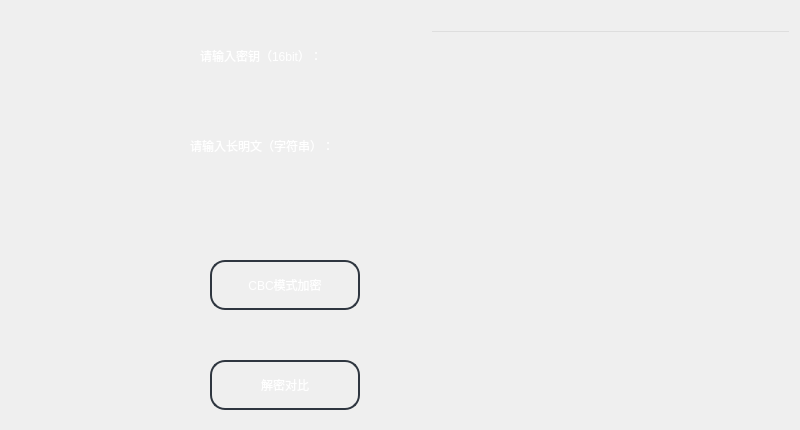
   <widget class="QWidget" name="page_2">
    <widget class="QLabel" name="label_41">
     <property name="geometry">
      <rect>
       <x>190</x>
       <y>120</y>
       <width>201</width>
       <height>51</height>
      </rect>
     </property>
     <property name="styleSheet">
      <string notr="true">    color: white;
font: 10pt &quot;微软雅黑&quot;;</string>
     </property>
     <property name="text">
      <string>请输入长明文（字符串）：</string>
     </property>
    </widget>
    <widget class="QPushButton" name="pushButton_39">
     <property name="geometry">
      <rect>
       <x>210</x>
       <y>260</y>
       <width>150</width>
       <height>50</height>
      </rect>
     </property>
     <property name="minimumSize">
      <size>
       <width>120</width>
       <height>50</height>
      </size>
     </property>
     <property name="styleSheet">
      <string notr="true">/**正常情况下样式**/
QPushButton{
    font: 10pt &quot;微软雅黑&quot;;
    color: white;
    background-color: transparent; /* 设置为透明 */
    border-color: #2f3640;
    border-radius: 15px;
    border-style: solid;
    border-width: 2px;
    padding: 5px;
}

/**鼠标停留在按钮上的样式**/
QPushButton:hover{   
    color: #FFFFFF;
    background-color: #a2375a;
    border-color: #2f3640;
}

/**鼠标按压下去的样式**/
QPushButton:pressed, QPushButton:checked{
    color: #FFFFFF;
    background-color: qlineargradient(spread:pad, x1:0, y1:0, x2:0, y2:1, stop:0  #273c75, stop:1 #202f55);
}

/**按钮失能情况下样式**/
QPushButton:disabled{
    color: #FFFFFF;
    background-color: #dcdde1;
    border-color: #dcdde1;
}
</string>
     </property>
     <property name="text">
      <string>CBC模式加密</string>
     </property>
    </widget>
    <widget class="QLineEdit" name="lineEdit_40">
     <property name="geometry">
      <rect>
       <x>430</x>
       <y>30</y>
       <width>361</width>
       <height>41</height>
      </rect>
     </property>
     <property name="styleSheet">
      <string notr="true">background-color: transparent; /* 设置为透明 */
    font: 10pt &quot;微软雅黑&quot;;
    color: white;
</string>
     </property>
    </widget>
    <widget class="QTextEdit" name="textEdit_22">
     <property name="geometry">
      <rect>
       <x>430</x>
       <y>240</y>
       <width>361</width>
       <height>181</height>
      </rect>
     </property>
     <property name="styleSheet">
      <string notr="true">background-color: transparent; /* 设置为透明 */
    font: 10pt &quot;微软雅黑&quot;;
    color: white;
</string>
     </property>
    </widget>
    <widget class="QLabel" name="label_42">
     <property name="geometry">
      <rect>
       <x>200</x>
       <y>40</y>
       <width>171</width>
       <height>31</height>
      </rect>
     </property>
     <property name="styleSheet">
      <string notr="true">    color: white;
font: 10pt &quot;微软雅黑&quot;;</string>
     </property>
     <property name="text">
      <string>请输入密钥（16bit）：</string>
     </property>
    </widget>
    <widget class="QPushButton" name="pushButton_13">
     <property name="geometry">
      <rect>
       <x>210</x>
       <y>360</y>
       <width>150</width>
       <height>50</height>
      </rect>
     </property>
     <property name="minimumSize">
      <size>
       <width>150</width>
       <height>50</height>
      </size>
     </property>
     <property name="styleSheet">
      <string notr="true">/**正常情况下样式**/
QPushButton{
    font: 10pt &quot;微软雅黑&quot;;
    color: white;
    background-color: transparent; /* 设置为透明 */
    border-color: #2f3640;
    border-radius: 15px;
    border-style: solid;
    border-width: 2px;
    padding: 5px;
}

/**鼠标停留在按钮上的样式**/
QPushButton:hover{   
    color: #FFFFFF;
    background-color: #a2375a;
    border-color: #2f3640;
}

/**鼠标按压下去的样式**/
QPushButton:pressed, QPushButton:checked{
    color: #FFFFFF;
    background-color: qlineargradient(spread:pad, x1:0, y1:0, x2:0, y2:1, stop:0  #273c75, stop:1 #202f55);
}

/**按钮失能情况下样式**/
QPushButton:disabled{
    color: #FFFFFF;
    background-color: #dcdde1;
    border-color: #dcdde1;
}
</string>
     </property>
     <property name="text">
      <string>解密对比</string>
     </property>
    </widget>
    <widget class="QTextEdit" name="textEdit_2">
     <property name="geometry">
      <rect>
       <x>430</x>
       <y>110</y>
       <width>361</width>
       <height>81</height>
      </rect>
     </property>
     <property name="styleSheet">
      <string notr="true">background-color: transparent; /* 设置为透明 */
    font: 10pt &quot;微软雅黑&quot;;
    color: white;
</string>
     </property>
    </widget>
   </widget>
